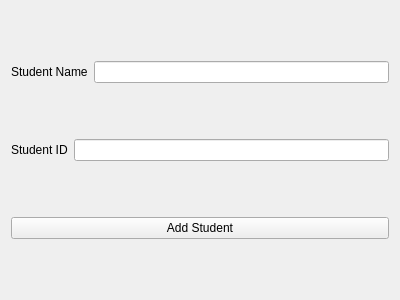
<?xml version="1.0" encoding="UTF-8"?>
<ui version="4.0">
 <class>Form</class>
 <widget class="QWidget" name="Form">
  <property name="geometry">
   <rect>
    <x>0</x>
    <y>0</y>
    <width>400</width>
    <height>300</height>
   </rect>
  </property>
  <property name="windowTitle">
   <string>Form</string>
  </property>
  <layout class="QHBoxLayout" name="horizontalLayout">
   <item>
    <layout class="QVBoxLayout" name="verticalLayout">
     <item>
      <layout class="QHBoxLayout" name="horizontalLayout_2">
       <property name="sizeConstraint">
        <enum>QLayout::SetMaximumSize</enum>
       </property>
       <item>
        <widget class="QLabel" name="label">
         <property name="text">
          <string>Student Name</string>
         </property>
        </widget>
       </item>
       <item>
        <widget class="QLineEdit" name="student_name_textbox"/>
       </item>
      </layout>
     </item>
     <item>
      <layout class="QHBoxLayout" name="horizontalLayout_3">
       <item>
        <widget class="QLabel" name="label_2">
         <property name="text">
          <string>Student ID</string>
         </property>
        </widget>
       </item>
       <item>
        <widget class="QLineEdit" name="student_id_textbox"/>
       </item>
      </layout>
     </item>
     <item>
      <widget class="QPushButton" name="add_student_button">
       <property name="text">
        <string>Add Student</string>
       </property>
      </widget>
     </item>
    </layout>
   </item>
  </layout>
 </widget>
 <resources/>
 <connections/>
</ui>
